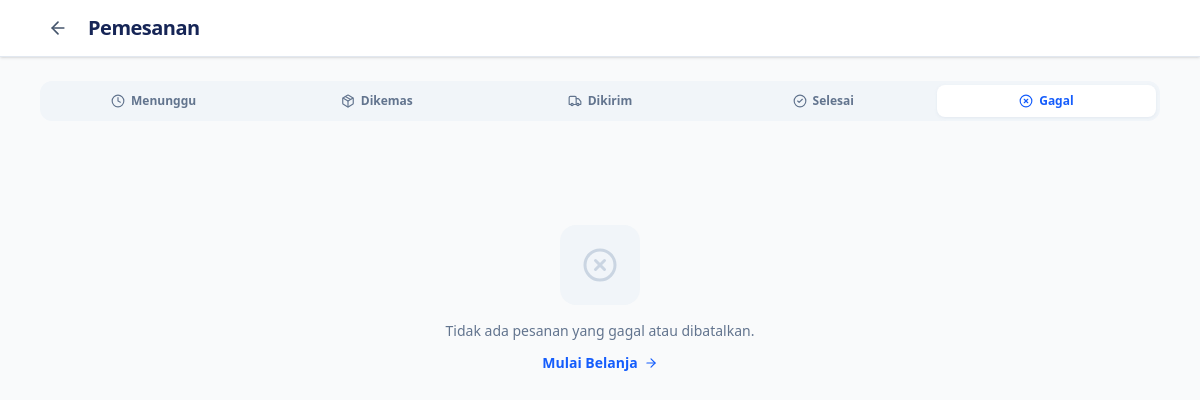
Page /pages/pemesanan.php?tab=dibatalkan (signed in) on the earlier database version.
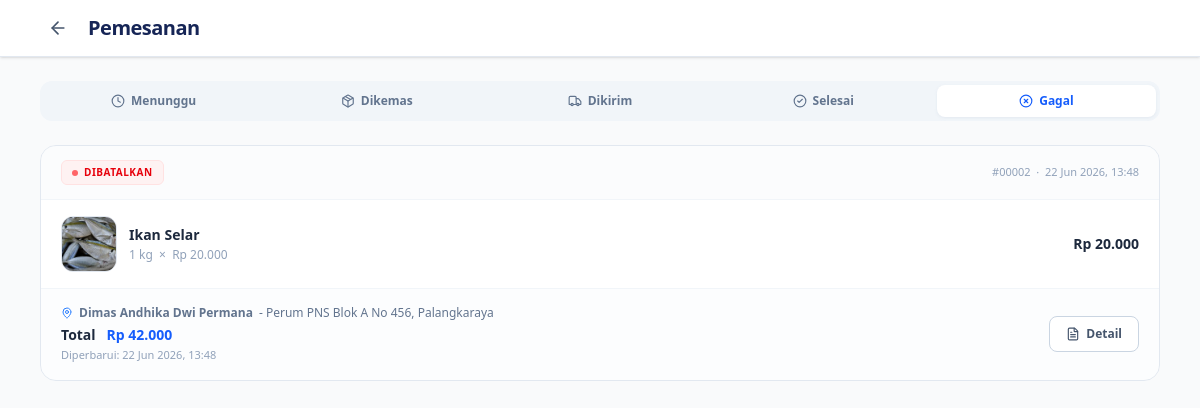
Same page on the later database version.
### tables this page shows
CREATE TABLE `orders` (
  `id` int(11) NOT NULL,
  `user_id` int(11) NOT NULL,
  `alamat_id` int(11) NOT NULL,
  `total_harga` decimal(12,2) NOT NULL,
  `status` enum('pending','diproses','dikirim','selesai','dibatalkan') DEFAULT 'pending',
  `metode_pembayaran` varchar(50) DEFAULT NULL,
  `va_number` varchar(50) DEFAULT NULL,
  `created_at` timestamp NOT NULL DEFAULT current_timestamp()
);

CREATE TABLE `order_items` (
  `id` int(11) NOT NULL,
  `order_id` int(11) NOT NULL,
  `product_id` int(11) NOT NULL,
  `harga` decimal(12,2) NOT NULL,
  `qty` int(11) NOT NULL,
  `subtotal` decimal(12,2) NOT NULL
);

CREATE TABLE `products` (
  `id` int(11) NOT NULL,
  `user_id` int(11) NOT NULL,
  `nama_produk` varchar(150) NOT NULL,
  `slug` varchar(150) DEFAULT NULL,
  `kategori` varchar(50) DEFAULT NULL,
  `deskripsi` text DEFAULT NULL,
  `harga` decimal(12,2) NOT NULL,
  `stok` int(11) DEFAULT 0,
  `berat` decimal(8,2) DEFAULT NULL,
  `satuan` varchar(20) DEFAULT NULL,
  `asal_produk` varchar(100) DEFAULT NULL,
  `badge` varchar(50) DEFAULT NULL,
  `status` enum('aktif','nonaktif') DEFAULT 'aktif',
  `created_at` timestamp NOT NULL DEFAULT current_timestamp(),
  `updated_at` timestamp NULL DEFAULT NULL
);

CREATE TABLE `addresses` (
  `id` int(11) NOT NULL,
  `user_id` int(11) NOT NULL,
  `nama_penerima` varchar(100) DEFAULT NULL,
  `no_hp` varchar(20) DEFAULT NULL,
  `alamat` text DEFAULT NULL,
  `kota` varchar(100) DEFAULT NULL,
  `kecamatan` varchar(100) DEFAULT NULL,
  `kelurahan` varchar(100) DEFAULT NULL,
  `provinsi` varchar(100) DEFAULT NULL,
  `is_default` tinyint(1) DEFAULT 0
);

### pages/pemesanan.php (the view, shortened to what the changed rows need)
<?php
    include '../config/koneksi.php';
?>
<!DOCTYPE html>
<html lang="id">
<?php include '../includes/head.php'; ?>
<body class="bg-gray-50 text-gray-800 font-sans min-h-screen">
    <nav class="sticky top-0 z-50 bg-white border-b border-slate-200 shadow-sm">
        <div class="max-w-6xl mx-auto px-4 h-14 flex items-center gap-3">
            <h1 class="text-xl font-bold text-blue-950 tracking-tight">Pemesanan</h1>
        </div>
    </nav>
    <main class="max-w-6xl mx-auto px-4 py-6">
        <div class="flex gap-1 bg-slate-100 p-1 rounded-xl mb-6 overflow-x-auto no-scrollbar">
            <?php
            $tabs = [
                ['key' => 'pending',    'label' => 'Menunggu',  'icon' => 'clock',         'color' => 'amber'],
                ['key' => 'diproses',   'label' => 'Dikemas',   'icon' => 'package',       'color' => 'blue'],
                ['key' => 'dikirim',    'label' => 'Dikirim',   'icon' => 'truck',         'color' => 'indigo'],
                ['key' => 'selesai',    'label' => 'Selesai',   'icon' => 'circle-check',  'color' => 'green'],
                ['key' => 'dibatalkan', 'label' => 'Gagal',     'icon' => 'circle-x',      'color' => 'red'],
            ];
            $active_tab = $_GET['tab'] ?? 'pending';
            ?>
            <?php foreach ($tabs as $tab): ?>
                <a href="?tab=<?= $tab['key']; ?>"
                   class="flex-1 min-w-[80px] flex items-center justify-center gap-1.5 px-3 py-2 rounded-lg text-xs font-semibold whitespace-nowrap transition-all duration-150
                          <?= $active_tab === $tab['key']
                              ? 'bg-white text-blue-600 shadow-sm shadow-slate-200/80'
                              : 'text-slate-500 hover:text-slate-700'; ?>">
                    <i data-lucide="<?= $tab['icon']; ?>" class="w-3.5 h-3.5 flex-shrink-0"></i>
                    <?= $tab['label']; ?>
                </a>
            <?php endforeach; ?>
        </div>
        <?php
        $user_id    = $_SESSION['user_id'] ?? 0;
        $status_now = mysqli_real_escape_string($conn, $active_tab);
        $sql = "SELECT
                o.id,
                o.total_harga,
                o.status,
                o.created_at,
                a.nama_penerima,
                a.alamat,
                a.kota,
                (SELECT COUNT(*) FROM order_items oi WHERE oi.order_id = o.id) AS jumlah_item,
                (SELECT osl.created_at FROM order_status_logs osl
                WHERE osl.order_id = o.id
                ORDER BY osl.created_at DESC LIMIT 1) AS last_update
            FROM orders o
            LEFT JOIN addresses a ON a.id = o.alamat_id
            WHERE o.user_id = '$user_id' AND o.status = '$status_now'
            ORDER BY o.created_at DESC";
        $result = mysqli_query($conn, $sql);
        $badge_cfg = [
            'pending'    => ['bg' => 'bg-amber-50 text-amber-600 border-amber-100',  'dot' => 'bg-amber-400',  'label' => 'Menunggu Pembayaran'],
            'diproses'   => ['bg' => 'bg-blue-50 text-blue-600 border-blue-100',     'dot' => 'bg-blue-400',   'label' => 'Sedang Dikemas'],
            'dikirim'    => ['bg' => 'bg-indigo-50 text-indigo-600 border-indigo-100','dot'=> 'bg-indigo-400', 'label' => 'Dalam Pengiriman'],
            'selesai'    => ['bg' => 'bg-green-50 text-green-600 border-green-100',  'dot' => 'bg-green-400',  'label' => 'Selesai'],
            'dibatalkan' => ['bg' => 'bg-red-50 text-red-600 border-red-100',        'dot' => 'bg-red-400',    'label' => 'Dibatalkan'],
        ];
        $cfg = $badge_cfg[$active_tab];
        ?>
        <?php if (mysqli_num_rows($result) > 0): ?>
            <div class="flex flex-col gap-4">
            <?php while ($order = mysqli_fetch_assoc($result)): ?>
                <?php
                    $oid  = (int) $order['id'];
                    $sql_items = "SELECT oi.qty, oi.harga, p.nama_produk, p.satuan,
                                         (SELECT pi.nama_file FROM product_images pi WHERE pi.product_id = p.id LIMIT 1) as gambar
                                  FROM order_items oi
                                  JOIN products p ON p.id = oi.product_id
                                  WHERE oi.order_id = $oid
                                  LIMIT 3";
                    $res_items = mysqli_query($conn, $sql_items);
                ?>
                <div class="bg-white border border-slate-200 rounded-2xl overflow-hidden hover:shadow-sm transition-shadow duration-200">
                    <div class="flex items-center justify-between px-5 py-3.5 border-b border-slate-100 bg-slate-50/60">
                        <div class="flex items-center gap-2.5">
                            <span class="<?= $cfg['bg']; ?> border text-[10px] font-bold px-2.5 py-1 rounded-md uppercase tracking-wider flex items-center gap-1.5">
                                <span class="w-1.5 h-1.5 rounded-full <?= $cfg['dot']; ?> inline-block"></span>
                                <?= $cfg['label']; ?>
                            </span>
                        </div>
                        <span class="text-[11px] text-slate-400 font-medium">
                            #<?= str_pad($order['id'], 5, '0', STR_PAD_LEFT); ?>
                            &nbsp;·&nbsp;
                            <?= date('d M Y, H:i', strtotime($order['created_at'])); ?>
                        </span>
                    </div>
                    <div class="px-5 py-4 flex flex-col gap-3">
                        <?php if (mysqli_num_rows($res_items) > 0): ?>
                            <?php while ($item = mysqli_fetch_assoc($res_items)): ?>
                            <div class="flex items-center gap-3">
                                <div class="w-14 h-14 rounded-xl bg-slate-100 border border-slate-200 overflow-hidden flex-shrink-0 flex items-center justify-center">
                                    <?php if (!empty($item['gambar']) && file_exists("../assets/img/product-image/" . $item['gambar'])): ?>
                                        <img src="../assets/img/product-image/<?= $item['gambar']; ?>"
                                             alt="<?= htmlspecialchars($item['nama_produk']); ?>"
                                             class="w-full h-full object-cover">
                                    <?php else: ?>
                                        <i data-lucide="fish" class="w-6 h-6 text-blue-400/70"></i>
                                    <?php endif; ?>
                                </div>
                                <div class="flex-1 min-w-0">
                                    <p class="text-sm font-semibold text-slate-800 leading-snug truncate"><?= htmlspecialchars($item['nama_produk']); ?></p>
                                    <p class="text-xs text-slate-400 mt-0.5"><?= $item['qty']; ?> <?= htmlspecialchars($item['satuan'] ?? 'kg'); ?> &nbsp;×&nbsp; Rp <?= number_format($item['harga'], 0, ',', '.'); ?></p>
                                </div>
                                <div class="text-sm font-bold text-slate-800 flex-shrink-0">
                                    Rp <?= number_format($item['qty'] * $item['harga'], 0, ',', '.'); ?>
                                </div>
                            </div>
                            <?php endwhile; ?>
                        <?php endif; ?>
                    </div>
                    <div class="flex flex-col sm:flex-row items-start sm:items-center justify-between gap-3 px-5 py-4 border-t border-slate-100 bg-slate-50/40">
                        <div>
                            <?php if (!empty($order['alamat'])): ?>
                            <p class="text-xs text-slate-500 flex items-center gap-1.5 mb-1">
                                <i data-lucide="map-pin" class="w-3 h-3 text-blue-500"></i>
                                <strong><?= htmlspecialchars($order['nama_penerima']); ?></strong> -
                                <?= htmlspecialchars($order['alamat']); ?>, <?= htmlspecialchars($order['kota']); ?>
                            </p>
                            <?php endif; ?>
                            <p class="text-sm font-semibold text-slate-800">
                                Total &nbsp;
                                <span class="text-blue-600 font-extrabold">
                                    Rp <?= number_format($order['total_harga'], 0, ',', '.'); ?>
                                </span>
                            </p>
                            <?php if (!empty($order['last_update'])): ?>
                            <p class="text-[11px] text-slate-400 mt-0.5">
                                Diperbarui: <?= date('d M Y, H:i', strtotime($order['last_update'])); ?>
                            </p>
                            <?php endif; ?>
                        </div>
                        <div class="flex gap-2 flex-shrink-0">
                            <a href="order-detail.php?id=<?= $order['id']; ?>"
                               class="h-9 px-4 bg-white text-slate-600 text-xs font-semibold border border-slate-300 rounded-lg flex items-center gap-1.5 hover:bg-slate-50 transition">
                                <i data-lucide="file-text" class="w-3.5 h-3.5"></i> Detail
                            </a>
                        </div>
                    </div>
                </div>
            <?php endwhile; ?>
            </div>
        <?php else: ?>
            <?php
            $empty_icons  = ['pending'=>'clock','diproses'=>'package','dikirim'=>'truck','selesai'=>'circle-check','dibatalkan'=>'circle-x'];
            $empty_labels = ['pending'=>'Belum ada pesanan yang menunggu pembayaran.','diproses'=>'Tidak ada pesanan yang sedang dikemas.','dikirim'=>'Tidak ada pesanan dalam pengiriman.','selesai'=>'Belum ada pesanan yang selesai.','dibatalkan'=>'Tidak ada pesanan yang gagal atau dibatalkan.'];
            ?>
            <div class="flex flex-col items-center justify-center py-20 text-center gap-4">
                <div class="w-20 h-20 rounded-2xl bg-slate-100 flex items-center justify-center text-slate-300">
                    <i data-lucide="<?= $empty_icons[$active_tab]; ?>" class="w-9 h-9"></i>
                </div>
                <div>
                    <p class="text-slate-500 font-medium text-sm"><?= $empty_labels[$active_tab]; ?></p>
                    <a href="kategori.php" class="inline-flex items-center gap-1.5 mt-3 text-blue-600 font-semibold text-sm hover:underline">
                        Mulai Belanja
                        <i data-lucide="arrow-right" class="w-3.5 h-3.5"></i>
                    </a>
                </div>
            </div>
        <?php endif; ?>
    </main>
</body>
</html>

Differences in the rows shown:
added orders: id "00002", created_at "22 Jun 2026, 13:48", alamat.nama_penerima "Dimas Andhika Dwi Permana", alamat.alamat "Perum PNS Blok A No 456", alamat.kota "Palangkaraya", total_harga "42.000", last_update "22 Jun 2026, 13:48"
added order_items: product.nama_produk "Ikan Selar", qty "1", product.satuan "kg", harga "20.000", $item['qty'] * $item['harga'] "20.000"
Other differences:
$empty_labels[$active_tab]: "Tidak ada pesanan yang gagal atau dibatalkan." → (not shown)
text no longer shown: "Mulai Belanja"
